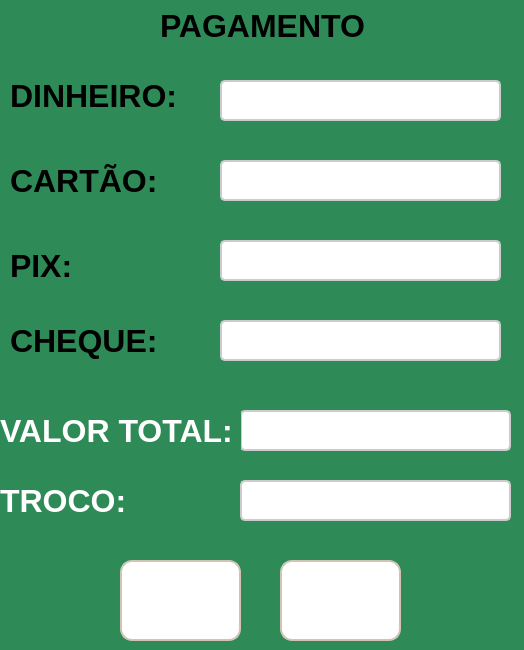
<?xml version="1.0" encoding="UTF-8"?>
<ui version="4.0">
 <class>frm_TelaPagamento</class>
 <widget class="QWidget" name="frm_TelaPagamento">
  <property name="geometry">
   <rect>
    <x>0</x>
    <y>0</y>
    <width>524</width>
    <height>650</height>
   </rect>
  </property>
  <property name="windowTitle">
   <string>Form</string>
  </property>
  <property name="styleSheet">
   <string notr="true">QWidget{
	background-color: #2E8B57;
}</string>
  </property>
  <widget class="QLabel" name="label">
   <property name="geometry">
    <rect>
     <x>160</x>
     <y>10</y>
     <width>211</width>
     <height>31</height>
    </rect>
   </property>
   <property name="styleSheet">
    <string notr="true">QLabel {
    font-size: 32px;
    color: #000000;
    font-weight: bold;
    text-shadow: 1px 1px 2px rgba(0, 0, 0, 0.4);
}</string>
   </property>
   <property name="text">
    <string>PAGAMENTO</string>
   </property>
  </widget>
  <widget class="QLineEdit" name="txt_Dinheiro">
   <property name="geometry">
    <rect>
     <x>220</x>
     <y>80</y>
     <width>281</width>
     <height>41</height>
    </rect>
   </property>
   <property name="styleSheet">
    <string notr="true">QLineEdit {
    border: 2px solid #cccccc; 
    border-radius: 5px; 
    padding: 6px; 
    font-size: 14px; 
    background-color: #ffffff;
    transition: all 0.3s ease;
	color: #000000;
}

QLineEdit:hover {
    border: 2px solid #3f51b5; 
    background-color: #f5f5f5; 
}
</string>
   </property>
  </widget>
  <widget class="QLabel" name="label_2">
   <property name="geometry">
    <rect>
     <x>10</x>
     <y>80</y>
     <width>191</width>
     <height>31</height>
    </rect>
   </property>
   <property name="styleSheet">
    <string notr="true">QLabel {
    font-size: 32px;
    color: #000000;
    font-weight: bold;
    text-shadow: 1px 1px 2px rgba(0, 0, 0, 0.4);
}</string>
   </property>
   <property name="text">
    <string>DINHEIRO:</string>
   </property>
  </widget>
  <widget class="QLineEdit" name="txt_Cheque">
   <property name="geometry">
    <rect>
     <x>220</x>
     <y>320</y>
     <width>281</width>
     <height>41</height>
    </rect>
   </property>
   <property name="styleSheet">
    <string notr="true">QLineEdit {
    border: 2px solid #cccccc; 
    border-radius: 5px; 
    padding: 6px; 
    font-size: 14px; 
    background-color: #ffffff;
    transition: all 0.3s ease;
	color: #000000;
}

QLineEdit:hover {
    border: 2px solid #3f51b5; 
    background-color: #f5f5f5; 
}
</string>
   </property>
  </widget>
  <widget class="QLabel" name="label_3">
   <property name="geometry">
    <rect>
     <x>10</x>
     <y>320</y>
     <width>151</width>
     <height>41</height>
    </rect>
   </property>
   <property name="styleSheet">
    <string notr="true">QLabel {
    font-size: 32px;
    color: #000000;
    font-weight: bold;
    text-shadow: 1px 1px 2px rgba(0, 0, 0, 0.4);
}</string>
   </property>
   <property name="text">
    <string>CHEQUE:</string>
   </property>
  </widget>
  <widget class="QLabel" name="label_4">
   <property name="geometry">
    <rect>
     <x>10</x>
     <y>160</y>
     <width>151</width>
     <height>41</height>
    </rect>
   </property>
   <property name="styleSheet">
    <string notr="true">QLabel {
    font-size: 32px;
    color: #000000;
    font-weight: bold;
    text-shadow: 1px 1px 2px rgba(0, 0, 0, 0.4);
}</string>
   </property>
   <property name="text">
    <string>CARTÃO:</string>
   </property>
  </widget>
  <widget class="QLineEdit" name="txt_Cartao">
   <property name="geometry">
    <rect>
     <x>220</x>
     <y>160</y>
     <width>281</width>
     <height>41</height>
    </rect>
   </property>
   <property name="styleSheet">
    <string notr="true">QLineEdit {
    border: 2px solid #cccccc; 
    border-radius: 5px; 
    padding: 6px; 
    font-size: 14px; 
    background-color: #ffffff;
    transition: all 0.3s ease;
	color: #000000;
}

QLineEdit:hover {
    border: 2px solid #3f51b5; 
    background-color: #f5f5f5; 
}
</string>
   </property>
  </widget>
  <widget class="QLabel" name="label_5">
   <property name="geometry">
    <rect>
     <x>10</x>
     <y>250</y>
     <width>71</width>
     <height>31</height>
    </rect>
   </property>
   <property name="styleSheet">
    <string notr="true">QLabel {
    font-size: 32px;
    color: #000000;
    font-weight: bold;
    text-shadow: 1px 1px 2px rgba(0, 0, 0, 0.4);
}</string>
   </property>
   <property name="text">
    <string>PIX:</string>
   </property>
  </widget>
  <widget class="QLineEdit" name="txt_Pix">
   <property name="geometry">
    <rect>
     <x>220</x>
     <y>240</y>
     <width>281</width>
     <height>41</height>
    </rect>
   </property>
   <property name="styleSheet">
    <string notr="true">QLineEdit {
    border: 2px solid #cccccc; 
    border-radius: 5px; 
    padding: 6px; 
    font-size: 14px; 
    background-color: #ffffff;
    transition: all 0.3s ease;
	color: #000000;
}

QLineEdit:hover {
    border: 2px solid #3f51b5; 
    background-color: #f5f5f5; 
}
</string>
   </property>
  </widget>
  <widget class="QLineEdit" name="txt_Total">
   <property name="enabled">
    <bool>false</bool>
   </property>
   <property name="geometry">
    <rect>
     <x>240</x>
     <y>410</y>
     <width>271</width>
     <height>41</height>
    </rect>
   </property>
   <property name="styleSheet">
    <string notr="true">QLineEdit {
    border: 2px solid #cccccc; 
    border-radius: 5px; 
    padding: 6px; 
    font-size: 14px; 
    background-color: #ffffff;
    transition: all 0.3s ease;
	color: #000000;
}

QLineEdit:hover {
    border: 2px solid #3f51b5; 
    background-color: #f5f5f5; 
}
</string>
   </property>
  </widget>
  <widget class="QLabel" name="label_6">
   <property name="geometry">
    <rect>
     <x>0</x>
     <y>410</y>
     <width>241</width>
     <height>41</height>
    </rect>
   </property>
   <property name="styleSheet">
    <string notr="true">QLabel {
    font-size: 32px;
    color: #FFFFFF;
    font-weight: bold;
    text-shadow: 1px 1px 2px rgba(0, 0, 0, 0.4);
}</string>
   </property>
   <property name="text">
    <string>VALOR TOTAL:</string>
   </property>
  </widget>
  <widget class="QLineEdit" name="txt_Troco">
   <property name="enabled">
    <bool>false</bool>
   </property>
   <property name="geometry">
    <rect>
     <x>240</x>
     <y>480</y>
     <width>271</width>
     <height>41</height>
    </rect>
   </property>
   <property name="styleSheet">
    <string notr="true">QLineEdit {
    border: 2px solid #cccccc; 
    border-radius: 5px; 
    padding: 6px; 
    font-size: 14px; 
    background-color: #ffffff;
    transition: all 0.3s ease;
	color: #000000;
}

QLineEdit:hover {
    border: 2px solid #3f51b5; 
    background-color: #f5f5f5; 
}
</string>
   </property>
   <property name="text">
    <string/>
   </property>
  </widget>
  <widget class="QLabel" name="label_7">
   <property name="geometry">
    <rect>
     <x>0</x>
     <y>480</y>
     <width>131</width>
     <height>41</height>
    </rect>
   </property>
   <property name="styleSheet">
    <string notr="true">QLabel {
    font-size: 32px;
    color: #FFFFFF;
    font-weight: bold;
    text-shadow: 1px 1px 2px rgba(0, 0, 0, 0.4);
}</string>
   </property>
   <property name="text">
    <string>TROCO:</string>
   </property>
  </widget>
  <widget class="QPushButton" name="btn_CalcularTroco">
   <property name="geometry">
    <rect>
     <x>120</x>
     <y>560</y>
     <width>121</width>
     <height>81</height>
    </rect>
   </property>
   <property name="styleSheet">
    <string notr="true">QPushButton {
    background-color: #ffffff; 
    border: 2px solid #d1c4b2; 
    border-radius: 12px; 
    color: #5a5a5a;
    font-size: 14px;
    font-weight: bold;
    padding: 10px 16px; 
    background-image:url(:/icon_Troco/converter_resized.png);
    background-repeat: no-repeat;
    background-position: center;
    transition: all 0.3s ease;
}

QPushButton:hover {
    background-color: #f2ebe0;
    border-color: #c4b49e;
}

QPushButton:pressed {
    background-color: #e8dfcf;
    border-color: #b39b8d;
    padding-left: 12px;
    padding-top: 4px;
}</string>
   </property>
   <property name="text">
    <string/>
   </property>
  </widget>
  <widget class="QPushButton" name="btn_pagamento">
   <property name="geometry">
    <rect>
     <x>280</x>
     <y>560</y>
     <width>121</width>
     <height>81</height>
    </rect>
   </property>
   <property name="styleSheet">
    <string notr="true">QPushButton {
    background-color: #ffffff; 
    border: 2px solid #d1c4b2; 
    border-radius: 12px; 
    color: #5a5a5a;
    font-size: 14px;
    font-weight: bold;
    padding: 10px 16px; 
    background-image:url(:/icon_pagamento/forma-de-pagamento AA (2).png);
    background-repeat: no-repeat;
    background-position: center;
    transition: all 0.3s ease;
}

QPushButton:hover {
    background-color: #f2ebe0;
    border-color: #c4b49e;
}

QPushButton:pressed {
    background-color: #e8dfcf;
    border-color: #b39b8d;
    padding-left: 12px;
    padding-top: 4px;
}</string>
   </property>
   <property name="text">
    <string/>
   </property>
  </widget>
 </widget>
 <resources>
  <include location="icon_pagamentoTe.qrc"/>
  <include location="icon_calcularTroco.qrc"/>
 </resources>
 <connections/>
</ui>
